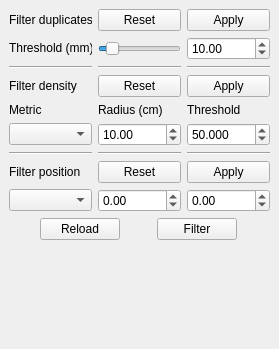
        <widget class="QWidget" name="tabFilters">
         <attribute name="title">
          <string>Filters</string>
         </attribute>
         <widget class="QWidget" name="verticalLayoutWidget">
          <property name="geometry">
           <rect>
            <x>9</x>
            <y>9</y>
            <width>261</width>
            <height>331</height>
           </rect>
          </property>
          <layout class="QVBoxLayout" name="verticalLayout_3">
           <property name="sizeConstraint">
            <enum>QLayout::SetMaximumSize</enum>
           </property>
           <item>
            <layout class="QGridLayout" name="gridLayout_6">
             <item row="7" column="1">
              <widget class="QPushButton" name="pushButtonResetPositionFilter">
               <property name="text">
                <string>Reset</string>
               </property>
              </widget>
             </item>
             <item row="5" column="0">
              <widget class="QComboBox" name="comboBoxFilterDensityMetric">
               <property name="sizePolicy">
                <sizepolicy hsizetype="Minimum" vsizetype="Fixed">
                 <horstretch>0</horstretch>
                 <verstretch>0</verstretch>
                </sizepolicy>
               </property>
               <property name="currentText">
                <string/>
               </property>
              </widget>
             </item>
             <item row="3" column="2">
              <widget class="QPushButton" name="pushButtonApplyDensityFilter">
               <property name="text">
                <string>Apply</string>
               </property>
              </widget>
             </item>
             <item row="3" column="1">
              <widget class="QPushButton" name="pushButtonResetDensityFilter">
               <property name="text">
                <string>Reset</string>
               </property>
              </widget>
             </item>
             <item row="0" column="2">
              <widget class="QPushButton" name="pushButtonApplyDuplicateFilter">
               <property name="text">
                <string>Apply</string>
               </property>
              </widget>
             </item>
             <item row="1" column="0">
              <widget class="QLabel" name="labelRemoveDuplicatesThreshold">
               <property name="sizePolicy">
                <sizepolicy hsizetype="Minimum" vsizetype="Fixed">
                 <horstretch>0</horstretch>
                 <verstretch>0</verstretch>
                </sizepolicy>
               </property>
               <property name="text">
                <string>Threshold (mm)</string>
               </property>
              </widget>
             </item>
             <item row="0" column="0">
              <widget class="QLabel" name="labelRemoveDuplicatePoints">
               <property name="sizePolicy">
                <sizepolicy hsizetype="Minimum" vsizetype="Minimum">
                 <horstretch>0</horstretch>
                 <verstretch>0</verstretch>
                </sizepolicy>
               </property>
               <property name="text">
                <string>Filter duplicates</string>
               </property>
              </widget>
             </item>
             <item row="3" column="0">
              <widget class="QLabel" name="labelFilterDensity">
               <property name="sizePolicy">
                <sizepolicy hsizetype="Minimum" vsizetype="Minimum">
                 <horstretch>0</horstretch>
                 <verstretch>0</verstretch>
                </sizepolicy>
               </property>
               <property name="text">
                <string>Filter density</string>
               </property>
              </widget>
             </item>
             <item row="0" column="1">
              <widget class="QPushButton" name="pushButtonResetDuplicatesFilter">
               <property name="text">
                <string>Reset</string>
               </property>
              </widget>
             </item>
             <item row="1" column="1">
              <widget class="QSlider" name="horizontalSliderRemoveDuplicatesThreshold">
               <property name="value">
                <number>10</number>
               </property>
               <property name="orientation">
                <enum>Qt::Horizontal</enum>
               </property>
              </widget>
             </item>
             <item row="4" column="0">
              <widget class="QLabel" name="label_3">
               <property name="sizePolicy">
                <sizepolicy hsizetype="Preferred" vsizetype="Fixed">
                 <horstretch>0</horstretch>
                 <verstretch>0</verstretch>
                </sizepolicy>
               </property>
               <property name="text">
                <string>Metric</string>
               </property>
              </widget>
             </item>
             <item row="5" column="2">
              <widget class="QDoubleSpinBox" name="doubleSpinBoxFilterDensityThreshold">
               <property name="sizePolicy">
                <sizepolicy hsizetype="Minimum" vsizetype="Fixed">
                 <horstretch>0</horstretch>
                 <verstretch>0</verstretch>
                </sizepolicy>
               </property>
               <property name="decimals">
                <number>3</number>
               </property>
               <property name="maximum">
                <double>10000.000000000000000</double>
               </property>
               <property name="value">
                <double>50.000000000000000</double>
               </property>
              </widget>
             </item>
             <item row="1" column="2">
              <widget class="QDoubleSpinBox" name="doubleSpinBoxRemoveDuplicatesThreshold">
               <property name="value">
                <double>10.000000000000000</double>
               </property>
              </widget>
             </item>
             <item row="2" column="2">
              <widget class="Line" name="line_7">
               <property name="orientation">
                <enum>Qt::Horizontal</enum>
               </property>
              </widget>
             </item>
             <item row="2" column="1">
              <widget class="Line" name="line_6">
               <property name="orientation">
                <enum>Qt::Horizontal</enum>
               </property>
              </widget>
             </item>
             <item row="4" column="2">
              <widget class="QLabel" name="label_4">
               <property name="sizePolicy">
                <sizepolicy hsizetype="Preferred" vsizetype="Fixed">
                 <horstretch>0</horstretch>
                 <verstretch>0</verstretch>
                </sizepolicy>
               </property>
               <property name="text">
                <string>Threshold</string>
               </property>
              </widget>
             </item>
             <item row="5" column="1">
              <widget class="QDoubleSpinBox" name="doubleSpinBoxFilterDensityKernelRadius">
               <property name="sizePolicy">
                <sizepolicy hsizetype="Minimum" vsizetype="Fixed">
                 <horstretch>0</horstretch>
                 <verstretch>0</verstretch>
                </sizepolicy>
               </property>
               <property name="minimum">
                <double>0.100000000000000</double>
               </property>
               <property name="maximum">
                <double>1000.000000000000000</double>
               </property>
               <property name="value">
                <double>10.000000000000000</double>
               </property>
              </widget>
             </item>
             <item row="2" column="0">
              <widget class="Line" name="line_5">
               <property name="orientation">
                <enum>Qt::Horizontal</enum>
               </property>
              </widget>
             </item>
             <item row="4" column="1">
              <widget class="QLabel" name="label_5">
               <property name="sizePolicy">
                <sizepolicy hsizetype="Preferred" vsizetype="Fixed">
                 <horstretch>0</horstretch>
                 <verstretch>0</verstretch>
                </sizepolicy>
               </property>
               <property name="text">
                <string>Radius (cm)</string>
               </property>
              </widget>
             </item>
             <item row="6" column="1">
              <widget class="Line" name="line_2">
               <property name="sizePolicy">
                <sizepolicy hsizetype="Minimum" vsizetype="Fixed">
                 <horstretch>0</horstretch>
                 <verstretch>0</verstretch>
                </sizepolicy>
               </property>
               <property name="orientation">
                <enum>Qt::Horizontal</enum>
               </property>
              </widget>
             </item>
             <item row="6" column="2">
              <widget class="Line" name="line_4">
               <property name="orientation">
                <enum>Qt::Horizontal</enum>
               </property>
              </widget>
             </item>
             <item row="7" column="2">
              <widget class="QPushButton" name="pushButtonApplyPositionFilter">
               <property name="text">
                <string>Apply</string>
               </property>
              </widget>
             </item>
             <item row="6" column="0">
              <widget class="Line" name="line_3">
               <property name="orientation">
                <enum>Qt::Horizontal</enum>
               </property>
              </widget>
             </item>
             <item row="7" column="0">
              <widget class="QLabel" name="labelFilterPosition">
               <property name="text">
                <string>Filter position</string>
               </property>
              </widget>
             </item>
             <item row="8" column="2">
              <widget class="QDoubleSpinBox" name="doubleSpinBoxFilterPositionMax">
               <property name="minimum">
                <double>-100000.000000000000000</double>
               </property>
               <property name="maximum">
                <double>100000.000000000000000</double>
               </property>
              </widget>
             </item>
             <item row="8" column="0">
              <widget class="QComboBox" name="comboBoxFilterPositionDimension"/>
             </item>
             <item row="8" column="1">
              <widget class="QDoubleSpinBox" name="doubleSpinBoxFilterPositionMin">
               <property name="minimum">
                <double>-1000000.000000000000000</double>
               </property>
               <property name="maximum">
                <double>1000000.000000000000000</double>
               </property>
              </widget>
             </item>
            </layout>
           </item>
           <item>
            <layout class="QHBoxLayout" name="horizontalLayout_2">
             <item>
              <widget class="QPushButton" name="pushButtonRestoreOriginal">
               <property name="sizePolicy">
                <sizepolicy hsizetype="Fixed" vsizetype="Fixed">
                 <horstretch>0</horstretch>
                 <verstretch>0</verstretch>
                </sizepolicy>
               </property>
               <property name="text">
                <string>Reload</string>
               </property>
              </widget>
             </item>
             <item>
              <widget class="QPushButton" name="pushButtonFilterOriginal">
               <property name="sizePolicy">
                <sizepolicy hsizetype="Fixed" vsizetype="Fixed">
                 <horstretch>0</horstretch>
                 <verstretch>0</verstretch>
                </sizepolicy>
               </property>
               <property name="text">
                <string>Filter</string>
               </property>
              </widget>
             </item>
            </layout>
           </item>
           <item>
            <spacer name="verticalSpacer_2">
             <property name="orientation">
              <enum>Qt::Vertical</enum>
             </property>
             <property name="sizeHint" stdset="0">
              <size>
               <width>20</width>
               <height>40</height>
              </size>
             </property>
            </spacer>
           </item>
          </layout>
         </widget>
        </widget>
